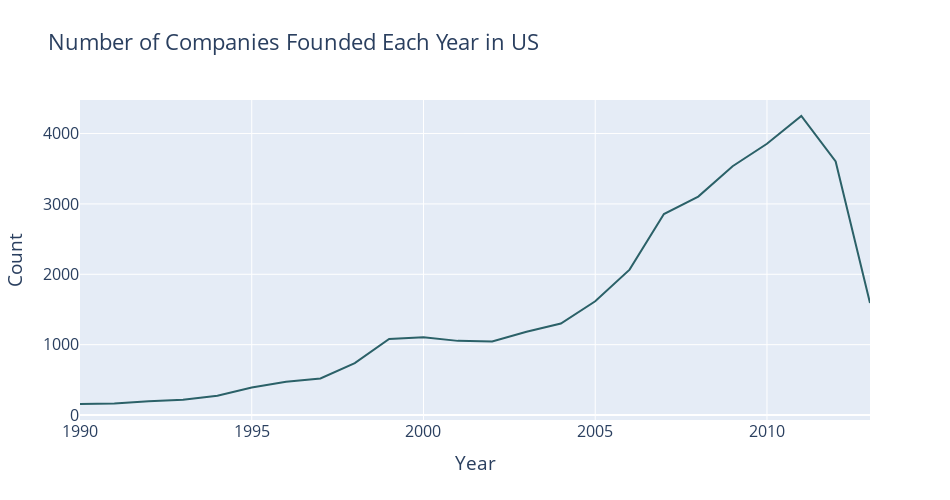

Notebook cell for this chart:
### Code cell
main_data['founded_at'] = pd.to_datetime(main_data['founded_at'])
df_year_count = main_data.groupby(main_data['founded_at'].dt.year).count()

#filter
df_year_count = df_year_count[df_year_count.index >= 1990] 
df_year_count = df_year_count[df_year_count.index <2014]

fig = go.Figure()
fig.add_trace(go.Scatter(x=df_year_count.index, y=df_year_count['founded_at'], line=dict(color='#2B6168')))
fig.update_layout(title='Number of Companies Founded Each Year in US', xaxis_title='Year', yaxis_title='Count',font=dict(size=16),height=500, width=950)
fig.show()
#pyo.plot(fig, filename='year_count.html')

### Figure 1 — Plotly figure (JSON) as saved in the notebook; plotly's stock layout.template omitted (floating-point values rounded to 4 significant figures)
{"data": [{"line": {"color": "#2B6168"}, "type": "scatter", "x": [1990, 1991, 1992, 1993, 1994, 1995, 1996, 1997, 1998, 1999, 2000, 2001, 2002, 2003, 2004, 2005, 2006, 2007, 2008, 2009, 2010, 2011, 2012, 2013], "y": [157, 165, 197, 217, 275, 391, 473, 519, 739, 1081, 1104, 1054, 1044, 1183, 1301, 1616, 2066, 2856, 3104, 3536, 3854, 4249, 3604, 1591]}], "layout": {"font": {"size": 16}, "height": 500, "title": {"text": "Number of Companies Founded Each Year in US"}, "width": 950, "xaxis": {"title": {"text": "Year"}}, "yaxis": {"title": {"text": "Count"}}}}
